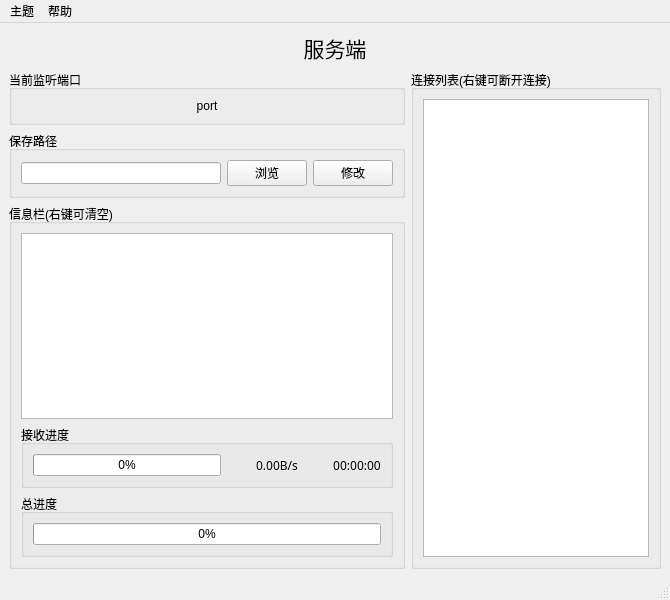
<?xml version="1.0" encoding="UTF-8"?>
<ui version="4.0">
 <class>MainWindow</class>
 <widget class="QMainWindow" name="MainWindow">
  <property name="geometry">
   <rect>
    <x>0</x>
    <y>0</y>
    <width>670</width>
    <height>600</height>
   </rect>
  </property>
  <property name="windowTitle">
   <string>MainWindow</string>
  </property>
  <widget class="QWidget" name="centralwidget">
   <layout class="QVBoxLayout" name="verticalLayout_5">
    <item>
     <widget class="QLabel" name="label">
      <property name="font">
       <font>
        <family>微软雅黑</family>
        <pointsize>16</pointsize>
       </font>
      </property>
      <property name="text">
       <string>服务端</string>
      </property>
      <property name="alignment">
       <set>Qt::AlignCenter</set>
      </property>
     </widget>
    </item>
    <item>
     <layout class="QHBoxLayout" name="horizontalLayout_3">
      <item>
       <layout class="QVBoxLayout" name="verticalLayout_2">
        <item>
         <widget class="QGroupBox" name="groupBox_3">
          <property name="sizePolicy">
           <sizepolicy hsizetype="Preferred" vsizetype="Preferred">
            <horstretch>0</horstretch>
            <verstretch>0</verstretch>
           </sizepolicy>
          </property>
          <property name="title">
           <string>当前监听端口</string>
          </property>
          <layout class="QHBoxLayout" name="horizontalLayout">
           <item>
            <widget class="QLabel" name="portLabel">
             <property name="sizePolicy">
              <sizepolicy hsizetype="Preferred" vsizetype="Preferred">
               <horstretch>0</horstretch>
               <verstretch>0</verstretch>
              </sizepolicy>
             </property>
             <property name="text">
              <string>port</string>
             </property>
             <property name="alignment">
              <set>Qt::AlignCenter</set>
             </property>
            </widget>
           </item>
          </layout>
         </widget>
        </item>
        <item>
         <widget class="QGroupBox" name="groupBox_5">
          <property name="title">
           <string>保存路径</string>
          </property>
          <layout class="QHBoxLayout" name="horizontalLayout_4">
           <item>
            <widget class="QLineEdit" name="lineEditPath">
             <property name="readOnly">
              <bool>true</bool>
             </property>
            </widget>
           </item>
           <item>
            <widget class="QPushButton" name="btnView">
             <property name="text">
              <string>浏览</string>
             </property>
            </widget>
           </item>
           <item>
            <widget class="QPushButton" name="btnMod">
             <property name="text">
              <string>修改</string>
             </property>
            </widget>
           </item>
          </layout>
         </widget>
        </item>
        <item>
         <widget class="QGroupBox" name="groupBox_2">
          <property name="title">
           <string>信息栏(右键可清空)</string>
          </property>
          <layout class="QVBoxLayout" name="verticalLayout_3">
           <item>
            <widget class="QTextBrowser" name="textBrowser">
             <property name="contextMenuPolicy">
              <enum>Qt::CustomContextMenu</enum>
             </property>
             <property name="styleSheet">
              <string notr="true"/>
             </property>
            </widget>
           </item>
           <item>
            <widget class="QGroupBox" name="groupBox_4">
             <property name="title">
              <string>接收进度</string>
             </property>
             <layout class="QHBoxLayout" name="horizontalLayout_2">
              <item>
               <widget class="QProgressBar" name="progressBarRecv">
                <property name="value">
                 <number>0</number>
                </property>
                <property name="orientation">
                 <enum>Qt::Horizontal</enum>
                </property>
                <property name="textDirection">
                 <enum>QProgressBar::TopToBottom</enum>
                </property>
               </widget>
              </item>
              <item>
               <widget class="QLabel" name="speedLabel">
                <property name="minimumSize">
                 <size>
                  <width>100</width>
                  <height>0</height>
                 </size>
                </property>
                <property name="maximumSize">
                 <size>
                  <width>100</width>
                  <height>16777215</height>
                 </size>
                </property>
                <property name="font">
                 <font>
                  <family>微软雅黑</family>
                  <pointsize>9</pointsize>
                 </font>
                </property>
                <property name="text">
                 <string>0.00B/s</string>
                </property>
                <property name="alignment">
                 <set>Qt::AlignCenter</set>
                </property>
               </widget>
              </item>
              <item>
               <widget class="QLabel" name="timeLabel">
                <property name="font">
                 <font>
                  <family>微软雅黑</family>
                 </font>
                </property>
                <property name="text">
                 <string>00:00:00</string>
                </property>
                <property name="alignment">
                 <set>Qt::AlignCenter</set>
                </property>
               </widget>
              </item>
             </layout>
            </widget>
           </item>
           <item>
            <widget class="QGroupBox" name="groupBox_6">
             <property name="title">
              <string>总进度</string>
             </property>
             <layout class="QVBoxLayout" name="verticalLayout_4">
              <item>
               <widget class="QProgressBar" name="progressBarTotal">
                <property name="value">
                 <number>0</number>
                </property>
               </widget>
              </item>
             </layout>
            </widget>
           </item>
          </layout>
         </widget>
        </item>
       </layout>
      </item>
      <item>
       <widget class="QGroupBox" name="groupBox">
        <property name="minimumSize">
         <size>
          <width>250</width>
          <height>0</height>
         </size>
        </property>
        <property name="maximumSize">
         <size>
          <width>250</width>
          <height>16777215</height>
         </size>
        </property>
        <property name="title">
         <string>连接列表(右键可断开连接)</string>
        </property>
        <layout class="QVBoxLayout" name="verticalLayout">
         <item>
          <widget class="QListWidget" name="listWidget">
           <property name="font">
            <font>
             <family>宋体</family>
            </font>
           </property>
           <property name="focusPolicy">
            <enum>Qt::StrongFocus</enum>
           </property>
           <property name="contextMenuPolicy">
            <enum>Qt::CustomContextMenu</enum>
           </property>
           <property name="selectionMode">
            <enum>QAbstractItemView::ExtendedSelection</enum>
           </property>
           <property name="viewMode">
            <enum>QListView::ListMode</enum>
           </property>
          </widget>
         </item>
        </layout>
       </widget>
      </item>
     </layout>
    </item>
   </layout>
  </widget>
  <widget class="QStatusBar" name="statusbar"/>
  <widget class="QMenuBar" name="menuBar">
   <property name="geometry">
    <rect>
     <x>0</x>
     <y>0</y>
     <width>670</width>
     <height>25</height>
    </rect>
   </property>
   <widget class="QMenu" name="theme">
    <property name="title">
     <string>主题</string>
    </property>
    <addaction name="actionDark"/>
    <addaction name="actionLightblue"/>
    <addaction name="actionFlatwhite"/>
    <addaction name="actionUbuntu"/>
   </widget>
   <widget class="QMenu" name="help">
    <property name="title">
     <string>帮助</string>
    </property>
    <addaction name="actionHelp"/>
    <addaction name="actionIpTabel"/>
    <addaction name="actionLogDir"/>
   </widget>
   <addaction name="theme"/>
   <addaction name="help"/>
  </widget>
  <action name="actionDark">
   <property name="text">
    <string>dark</string>
   </property>
  </action>
  <action name="actionLightblue">
   <property name="text">
    <string>lightblue</string>
   </property>
  </action>
  <action name="actionUbuntu">
   <property name="text">
    <string>Ubuntu</string>
   </property>
  </action>
  <action name="actionFlatwhite">
   <property name="text">
    <string>flatwhite</string>
   </property>
  </action>
  <action name="actionIpTabel">
   <property name="text">
    <string>本机地址列表</string>
   </property>
  </action>
  <action name="actionHelp">
   <property name="text">
    <string>使用说明</string>
   </property>
  </action>
  <action name="actionLogDir">
   <property name="text">
    <string>日志目录</string>
   </property>
  </action>
 </widget>
 <resources/>
 <connections/>
</ui>
